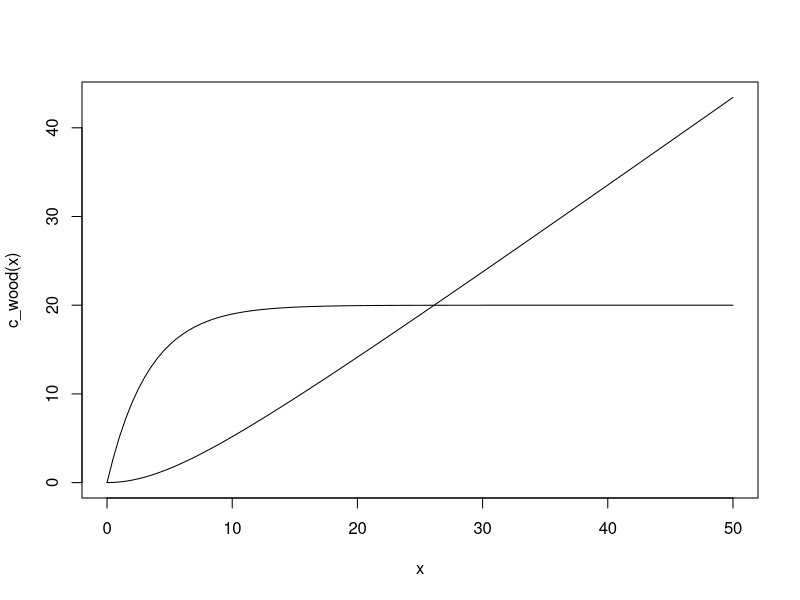
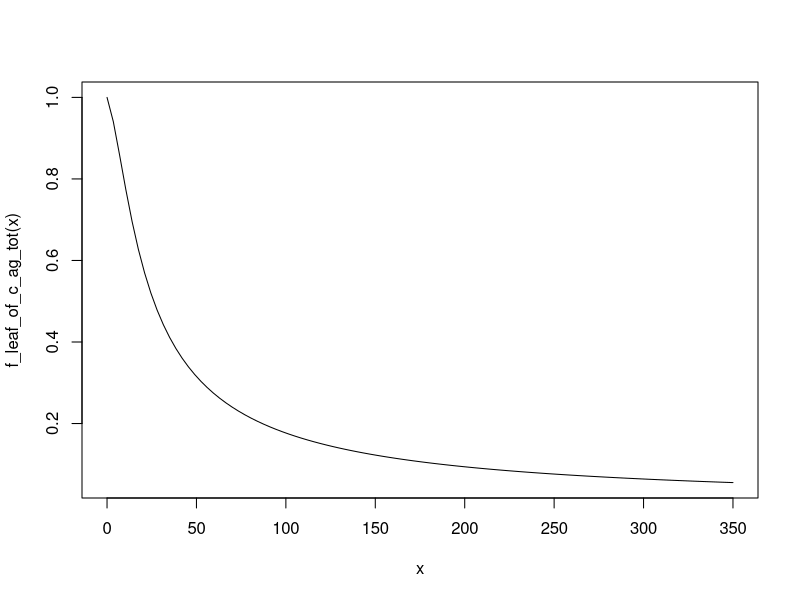
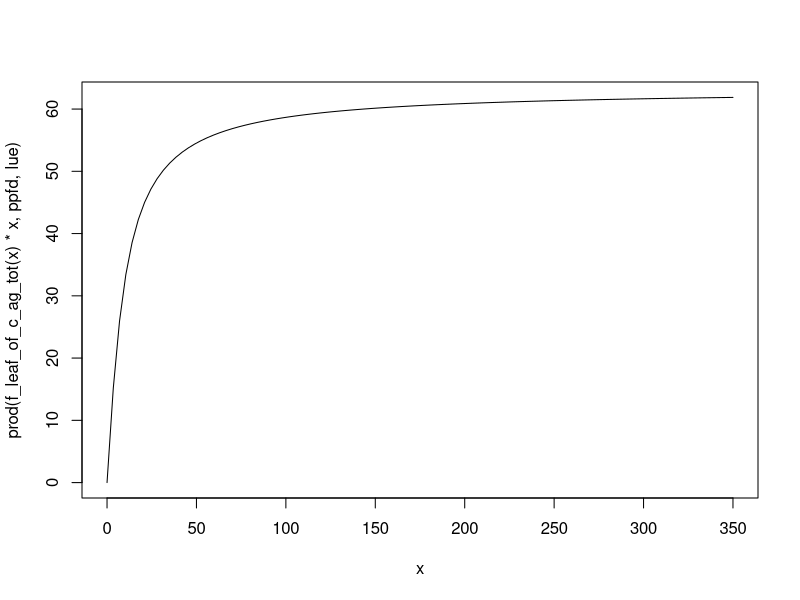
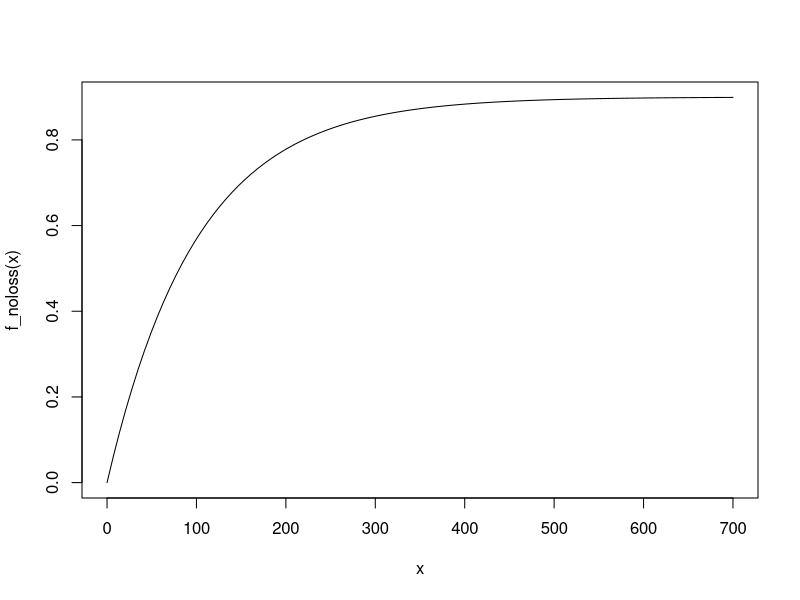
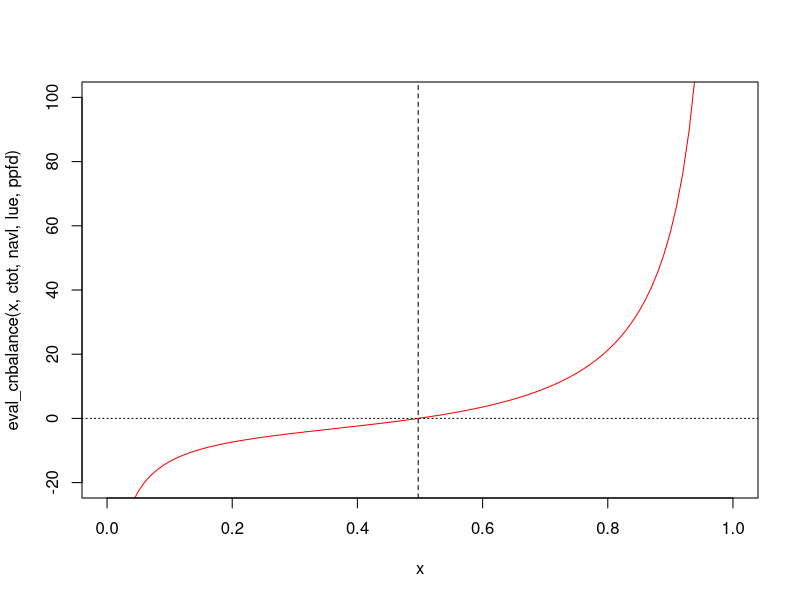
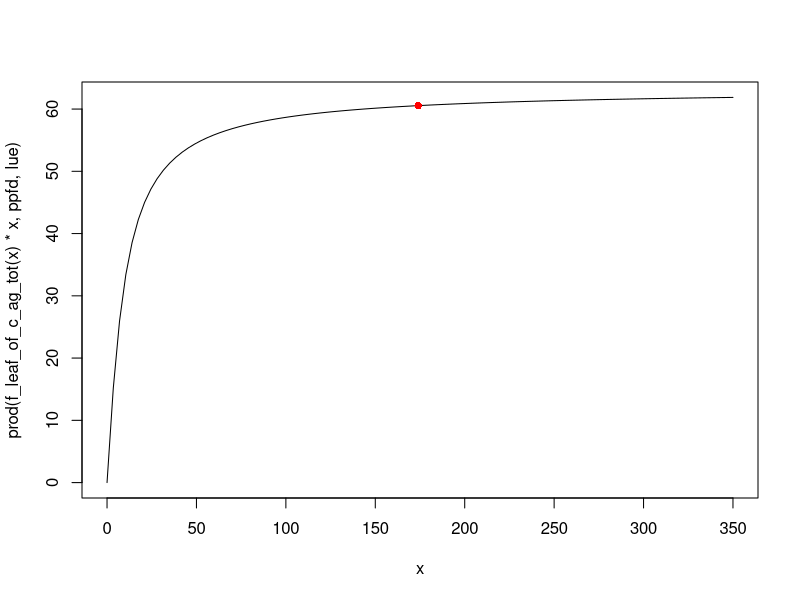
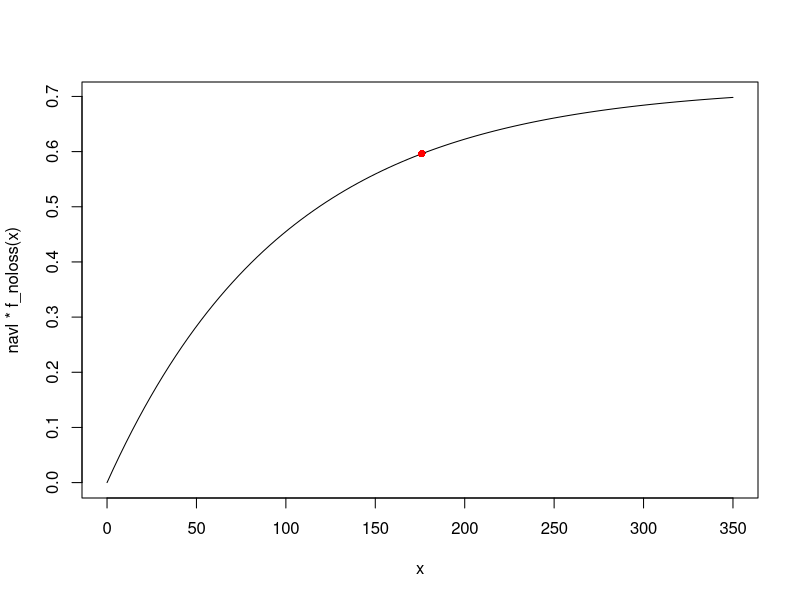
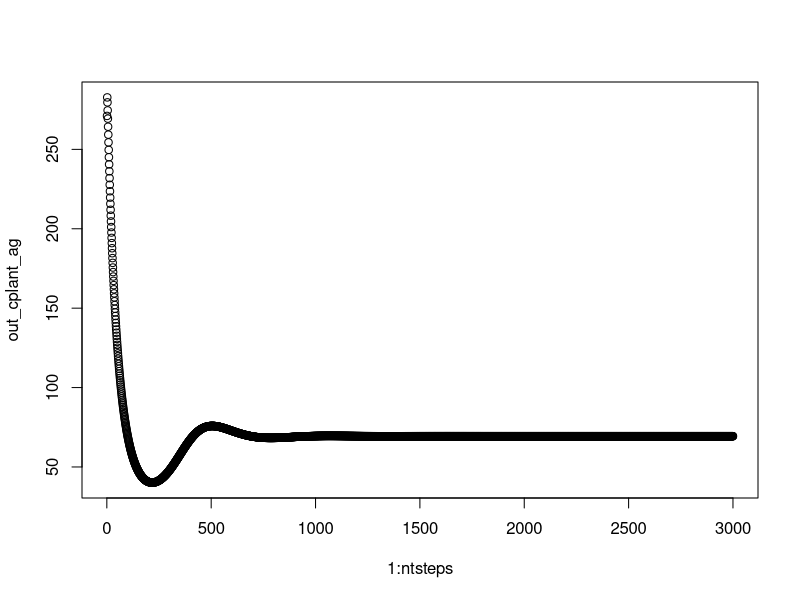

Write R code to recreate these figures, in order.
prod <- function( cleaf, ppfd, lue ){
  kbeer         = 0.5
  sla           = 0.1

  prod <- ppfd * lue * ( 1.0 - exp( - kbeer * sla * cleaf ) )

  return(prod)
}

f_noloss <- function( croot ){
  f_unavoidable = 0.1
  k_noloss      = 100

  # f_avl <- (1.0 - f_unavoidable) * croot / (croot + 100 )
  # f_avl <- min( 1.0, croot / 30 )
  out   <- (1.0 - f_unavoidable) * (1.0 - exp( - 0.01 * croot ) )
  
  return(out)
}

eval_cnbalance <- function( f_ag, ctot, navl, lue, ppfd ){

  eff  = 0.7
  resp = 0.1
  r_cton_plant = 30

  out <- (( eff  * ( prod( f_leaf_of_c_ag_tot( f_ag * ctot ) * f_ag * ctot, ppfd, lue ) - resp * ctot ) ) /
         ( navl * f_noloss( (1.0 - f_ag) * ctot ) ) ) - r_cton_plant

  return( out )
}

c_wood <- function( ctot ){
  par = 50
  sqrt( ctot^2 + par ) - sqrt(par)
}

c_leaf <- function( ctot ){
  kl = 0.3
  c_leaf_max = 20
  c_leaf_max * (1 - exp(-kl*ctot))
}

f_leaf_of_c_ag_tot <- function( c_ag_tot ){
  ifelse( c_ag_tot==0, 1.0, c_leaf( c_ag_tot ) / (c_leaf( c_ag_tot ) + c_wood( c_ag_tot )) )
}

## Static CN-model for one state-------------------------------
lue  = 1
ppfd = 100
navl = 0.8
ctot = 350

curve( c_wood(x), from = 0, to = 50 )
curve( c_leaf(x), from = 0, to = 50, add = TRUE )
curve( f_leaf_of_c_ag_tot(x), from = 0, to = ctot )

curve( prod( f_leaf_of_c_ag_tot( x ) * x, ppfd, lue ), from = 0, to = ctot )
curve( f_noloss, from = 0, to = ctot*2 )

## Visualise imbalance curve
par(mfrow=c(1,1))
curve( eval_cnbalance( x, ctot, navl, lue, ppfd ), from = 0, to = 1.0, col="red", ylim=c(-20,100) )
abline( h=0, lty=3 )
out_root <- uniroot( function(x) eval_cnbalance( x, ctot, navl, lue, ppfd ), interval=c(0,1.0) )
abline( v = out_root$root, lty = 2 )

## production curve
curve( prod( f_leaf_of_c_ag_tot( x ) * x, ppfd, lue ), from = 0, to = ctot ) # x is total aboveground
points( out_root$root * ctot, prod( f_leaf_of_c_ag_tot( out_root$root * ctot ) * out_root$root * ctot, ppfd, lue ), pch=16, col="red" )

## N uptake curve
curve( navl * f_noloss( x ), from = 0, to = ctot ) # x is total belowground
points( (1.0 - out_root$root) * ctot, navl * f_noloss( (1.0 - out_root$root) * ctot ), pch=16, col="red" )


## Dynamic CN-model--------------------------------------------
lue          = 1       # change this to two and the whole thing collapses. works best for 1. 
ppfd         = 100
r_ntoc_plant = 1/30
r_ntoc_soil  = 1/10
eff          = 0.7
resp         = 0.1
tau_plant    = 10
tau_soil_c   = 50
tau_soil_n   = 150
tau_labl     = 0.5
n_input      = 1.0

## Simulation settings
ntsteps <- 3000

## initialise output variables
out_cplant_ag <- rep(NA, ntsteps)
out_nplant_ag <- rep(NA, ntsteps)
out_cplant_bg <- rep(NA, ntsteps)
out_nplant_bg <- rep(NA, ntsteps)
out_csoil     <- rep(NA, ntsteps)
out_nsoil     <- rep(NA, ntsteps)
out_clabl     <- rep(NA, ntsteps)
out_nlabl     <- rep(NA, ntsteps)

## plant, aboveground
cplant_ag <- 150
nplant_ag <- cplant_ag * r_ntoc_plant

## plant, belowground
cplant_bg <- 150
nplant_bg <- cplant_bg * r_ntoc_plant

## soil
csoil <- 1000
nsoil <- csoil * r_ntoc_plant * tau_soil_n/tau_soil_c

## plant labile pools
nlabl <- 0
clabl <- 0

for (it in 1:ntsteps){

  ## Soil turnover and net mineralisation
  csoil          <- csoil - csoil / tau_soil_c
  nsoil_turnover <- nsoil / tau_soil_n 
  nsoil          <- nsoil - nsoil_turnover
  netmin         <- nsoil_turnover + n_input
  
  ## actual C and N acquisition with current plant
  clabl <- prod( f_leaf_of_c_ag_tot( cplant_ag ) * cplant_ag, ppfd, lue ) #+ clabl
  nlabl <- f_noloss( cplant_bg ) * netmin #+ nlabl
  
  # ## short-cut: by-passing soil
  # nlabl <- f_noloss( cplant_bg ) * r_ntoc_plant * (cplant_bg + cplant_ag) / tau_plant  #+ nlabl

  ## limit allocatable C depending on labile N
  c_alloc <- min( nlabl / (eff * r_ntoc_plant), clabl )

  # ##----------
  # netmin <- 0.8 # xxx test
  # ##----------

  ## Get optimal fraction to leaves
  out_root <- uniroot( function(x) eval_cnbalance( x, ctot, netmin, lue, ppfd ), interval=c(0,1.0) )
  fleaf <- out_root$root
  print(fleaf)

  # ##----------
  # ## Visualise imbalance curve
  # ctot <- (cplant_ag + cplant_bg + eff * c_alloc)
  # par(mfrow=c(1,1))
  # curve( eval_cnbalance( x, ctot, netmin, lue, ppfd ), from = 0, to = 1.0, col="red", ylim=c(-20,100) )
  # abline( h=0, lty=3 )
  # abline( v = fleaf, lty = 2 )

  # ## production curve
  # curve( prod( f_leaf_of_c_ag_tot( x ) * x, ppfd, lue ), from = 0, to = ctot ) # x is total aboveground
  # points( fleaf * ctot, prod( f_leaf_of_c_ag_tot( fleaf * ctot ) * fleaf * ctot, ppfd, lue ), pch=16, col="red" )

  # ## N uptake curve
  # curve( netmin * f_noloss( x ), from = 0, to = ctot ) # x is total belowground
  # points( (1.0 - fleaf) * ctot, netmin * f_noloss( (1.0 - fleaf) * ctot ), pch=16, col="red" )
  # ##----------

  ## Additional check only necessary for legacy allocation setup (Version A) 
  # if ( eval_cnbalance( 0, ctot, netmin, lue, ppfd ) > 0.0 ){
  #   ## all to roots
  #   fleaf <- 0.0
  # } else if ( eval_cnbalance( 1, ctot, netmin, lue, ppfd ) < 0.0 ){
  #   ## all to leaves
  #   fleaf <- 1.0
  # } else {
  #   ## find allocation fraction to leaves so that return next year matches (eff * r_cton_plant)
  #   out_root <- uniroot( function(x) eval_cnbalance( x, (cplant_ag + cplant_bg + eff * c_alloc), netmin, lue, ppfd ), interval=c(1e-12,1.0) )
  #   fleaf <- out_root$root
  # }

  ## update pools
  clabl <- clabl - c_alloc
  nlabl <- nlabl - eff * c_alloc * r_ntoc_plant

  ## labile pool decay
  clabl <- clabl - tau_labl * clabl
  nlabl <- nlabl - tau_labl * nlabl

  ##---------------------------------------------------------------------  
  # ## VERSION A: fleaf only acts on new growth
  # ## allocate C, N follows from r_ntoc_plant
  # cturnover_ag <- cplant_ag / tau_plant
  # c_alloc_ag   <- fleaf * c_alloc * eff
  # cplant_ag    <- cplant_ag + c_alloc_ag - cturnover_ag

  # nturnover_ag <- nplant_ag / tau_plant
  # n_alloc_ag   <- c_alloc_ag * r_ntoc_plant
  # nplant_ag    <- nplant_ag + n_alloc_ag - nturnover_ag

  # cturnover_bg <- cplant_bg / tau_plant
  # c_alloc_bg   <- (1.0 - fleaf) * c_alloc * eff
  # cplant_bg    <- cplant_bg + c_alloc_bg - cturnover_bg

  # nturnover_bg <- nplant_bg / tau_plant
  # n_alloc_bg   <- c_alloc_bg * r_ntoc_plant
  # nplant_bg    <- nplant_bg + n_alloc_bg - nturnover_bg
  ##---------------------------------------------------------------------  


  ##---------------------------------------------------------------------  
  ## VERSION B: fleaf redistributes entire plant (to avoid legacy in mal-allocation)
  ## allocate C, N follows from r_ntoc_plant
  cturnover_ag <- cplant_ag / tau_plant
  cplant_ag    <- cplant_ag - cturnover_ag
  cplant_ag    <- fleaf * (c_alloc * eff + cplant_ag + cplant_bg)
  
  nturnover_ag <- nplant_ag / tau_plant
  nplant_ag    <- nplant_ag - nturnover_ag
  nplant_ag    <- cplant_ag * r_ntoc_plant
  
  cturnover_bg <- cplant_bg / tau_plant
  cplant_bg    <- cplant_bg - cturnover_bg
  cplant_bg    <- (1.0 - fleaf) * (c_alloc * eff + cplant_ag + cplant_bg)
  
  nturnover_bg <- nplant_ag / tau_plant
  nplant_ag    <- nplant_ag - nturnover_bg
  nplant_ag    <- cplant_ag * r_ntoc_plant
  ##---------------------------------------------------------------------  

  csoil <- csoil + cturnover_ag + cturnover_bg
  nsoil <- nsoil + nturnover_ag + nturnover_bg

  ## gater output variables
  out_cplant_ag[it] <- cplant_ag 
  out_nplant_ag[it] <- nplant_ag 
  out_cplant_bg[it] <- cplant_bg 
  out_nplant_bg[it] <- nplant_bg 
  out_csoil[it]     <- csoil     
  out_nsoil[it]     <- nsoil     
  out_clabl[it]     <- clabl     
  out_nlabl[it]     <- nlabl     

}
##---------------------------------------------------------
plot( 1:ntsteps, out_cplant_ag )
plot( 1:ntsteps, out_cplant_bg )
plot( 1:ntsteps, out_csoil )
plot( 1:ntsteps, out_nsoil )
plot( 1:ntsteps, out_clabl )
plot( 1:ntsteps, out_nlabl )
plot( 1:ntsteps, out_cplant_ag/(out_cplant_bg+out_cplant_ag) )
